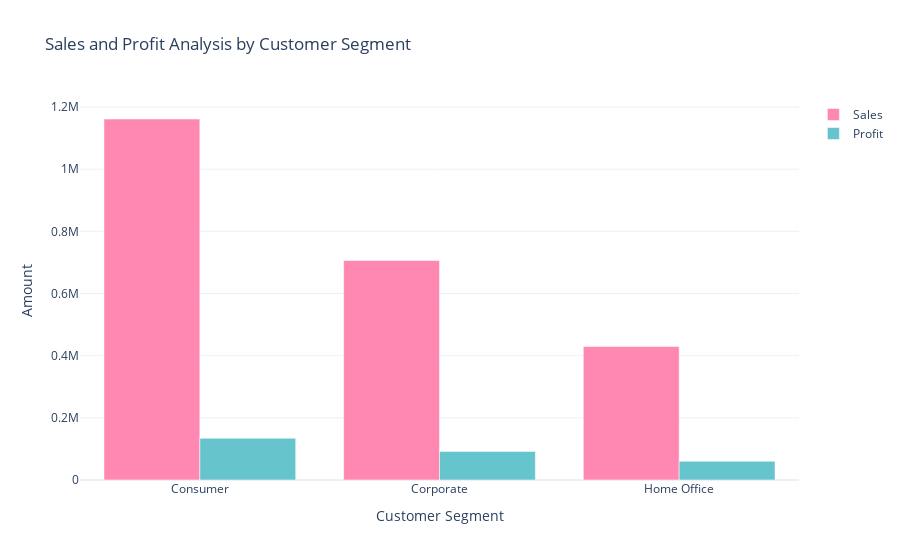

This figure's notebook cell:
### Code cell
color_palette=colors.qualitative.Pastel

fig=go.Figure()
fig.add_trace(go.Bar(x=sales_profit_by_segment['Segment'],
                     y=sales_profit_by_segment['Sales'],
                     name='Sales',
                     marker_color=color_palette[6]))
fig.add_trace(go.Bar(x=sales_profit_by_segment['Segment'],
                     y=sales_profit_by_segment['Profit'],
                     name='Profit',
                     marker_color=color_palette[0]))

fig.update_layout(title='Sales and Profit Analysis by Customer Segment',xaxis_title='Customer Segment',yaxis_title='Amount')

fig.show()

### Figure 1 — Plotly figure (JSON) as saved in the notebook; plotly's stock layout.template omitted (floating-point values rounded to 4 significant figures)
{"data": [{"marker": {"color": "rgb(254, 136, 177)"}, "name": "Sales", "type": "bar", "x": ["Consumer", "Corporate", "Home Office"], "y": [1161000.0, 706100.0, 429700.0]}, {"marker": {"color": "rgb(102, 197, 204)"}, "name": "Profit", "type": "bar", "x": ["Consumer", "Corporate", "Home Office"], "y": [134100.0, 91980.0, 60300.0]}], "layout": {"title": {"text": "Sales and Profit Analysis by Customer Segment"}, "xaxis": {"title": {"text": "Customer Segment"}}, "yaxis": {"title": {"text": "Amount"}}}}
